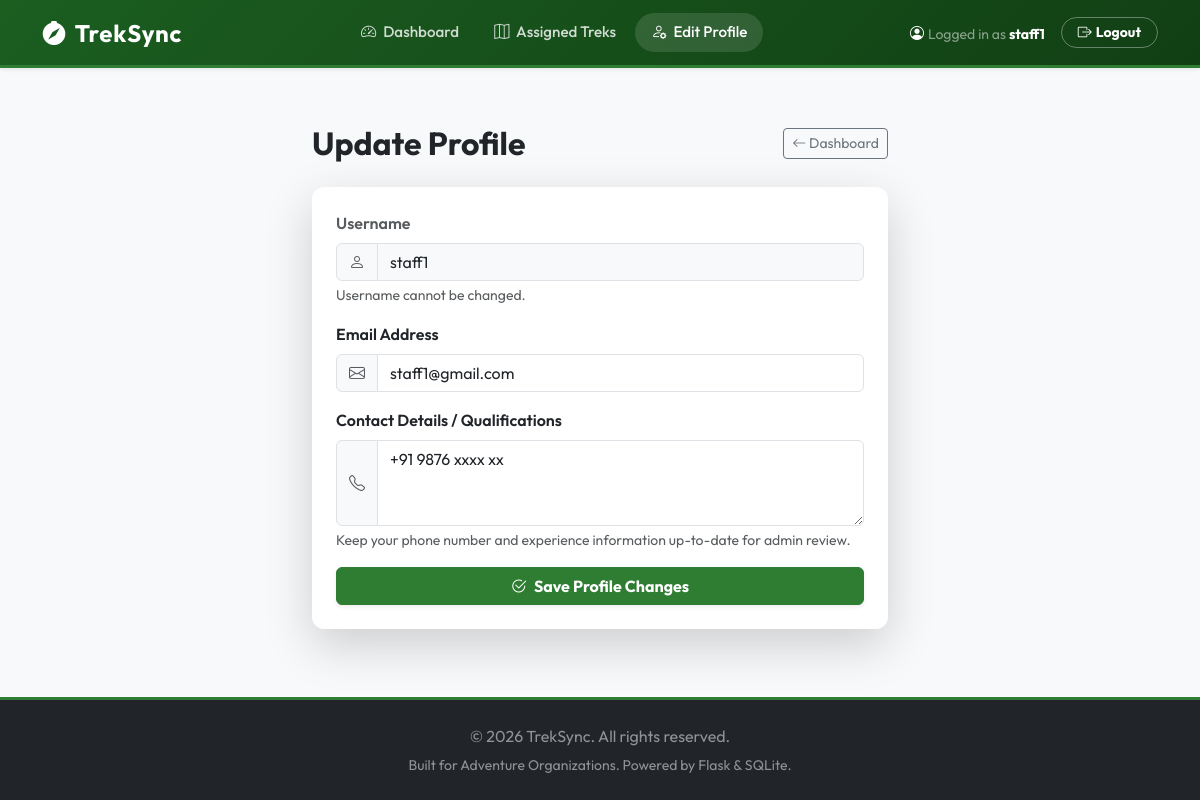
The page /profile (signed in) on the database its author committed.
### models.py (models this page shows, shortened)
class User(db.Model, UserMixin):
    __tablename__ = 'user'
    id = db.Column(db.Integer, primary_key=True)
    username = db.Column(db.String(80), unique=True, nullable=False)
    email = db.Column(db.String(120), unique=True, nullable=False)
    password_hash = db.Column(db.String(255), nullable=False)
    role = db.Column(db.String(20), nullable=False)  # 'admin', 'staff', 'trekker'
    is_active = db.Column(db.Boolean, default=True)  # Admin can deactivate
    is_blacklisted = db.Column(db.Boolean, default=False)  # Admin can blacklist
    profile = db.relationship('StaffProfile', back_populates='user', uselist=False, cascade="all, delete-orphan")
    bookings = db.relationship('Booking', back_populates='user', cascade="all, delete-orphan")
    assigned_treks = db.relationship('Trek', back_populates='staff', foreign_keys='Trek.staff_id')

class StaffProfile(db.Model):
    __tablename__ = 'staff_profile'
    id = db.Column(db.Integer, primary_key=True)
    user_id = db.Column(db.Integer, db.ForeignKey('user.id'), nullable=False, unique=True)
    contact_details = db.Column(db.String(200), nullable=True)
    status = db.Column(db.String(20), default='pending')  # 'pending', 'approved', 'blacklisted'
    user = db.relationship('User', back_populates='profile')

### app.py (the view, shortened to what this page needs)
@app.route('/profile', methods=['GET', 'POST'])
@login_required
def edit_profile():
    return render_template('profile.html')

### app.py (called while the page is built)
@login_manager.user_loader
def load_user(user_id):
    return User.query.get(int(user_id))

### templates/profile.html (shortened to what this page needs)
{% extends "base.html" %}
{% block content %}
<div class="container" style="max-width: 600px;">
    <div class="d-flex justify-content-between align-items-center mb-4">
        <h1 class="h2 fw-bold mb-0">Update Profile</h1>
        {% if current_user.role == 'admin' %}
            <a href="{{ url_for('admin_dashboard') }}" class="btn btn-outline-secondary btn-sm">
                <i class="bi bi-arrow-left"></i> Dashboard
            </a>
        {% elif current_user.role == 'staff' %}
            <a href="{{ url_for('staff_dashboard') }}" class="btn btn-outline-secondary btn-sm">
                <i class="bi bi-arrow-left"></i> Dashboard
            </a>
        {% else %}
            <a href="{{ url_for('trekker_dashboard') }}" class="btn btn-outline-secondary btn-sm">
                <i class="bi bi-arrow-left"></i> Dashboard
            </a>
        {% endif %}
    </div>
    <div class="card border-0 shadow-lg p-4 bg-white">
        <form action="{{ url_for('edit_profile') }}" method="POST">
            <div class="mb-3">
                <label for="username" class="form-label fw-semibold text-muted">Username</label>
                <div class="input-group">
                    <span class="input-group-text bg-light"><i class="bi bi-person text-muted"></i></span>
                    <input type="text" class="form-control bg-light" id="username" value="{{ current_user.username }}" readonly>
                </div>
                <div class="form-text">Username cannot be changed.</div>
            </div>
            <div class="mb-3">
                <label for="email" class="form-label fw-semibold">Email Address</label>
                <div class="input-group">
                    <span class="input-group-text bg-light"><i class="bi bi-envelope text-muted"></i></span>
                    <input type="email" class="form-control" id="email" name="email" value="{{ current_user.email }}" required>
                </div>
            </div>
            {% if current_user.role == 'staff' %}
                <div class="mb-3">
                    <label for="contact_details" class="form-label fw-semibold">Contact Details / Qualifications</label>
                    <div class="input-group">
                        <span class="input-group-text bg-light"><i class="bi bi-telephone text-muted"></i></span>
                        <textarea class="form-control" id="contact_details" name="contact_details" rows="3" required>{{ current_user.profile.contact_details if current_user.profile else '' }}</textarea>
                    </div>
                    <div class="form-text">Keep your phone number and experience information up-to-date for admin review.</div>
                </div>
            {% endif %}
            <button type="submit" class="btn btn-success w-100 py-2.5 fw-bold shadow-sm">
                <i class="bi bi-check2-circle me-1"></i> Save Profile Changes
            </button>
        </form>
    </div>
</div>
{% endblock %}

### templates/base.html (shortened to what this page needs)
<!DOCTYPE html>
<html lang="en">
<head>
    <link href="https://cdn.jsdelivr.net/npm/bootstrap@5.3.2/dist/css/bootstrap.min.css" rel="stylesheet">
    <link href="https://cdn.jsdelivr.net/npm/bootstrap-icons@1.11.1/font/bootstrap-icons.css" rel="stylesheet">
    <link rel="stylesheet" href="{{ url_for('static', filename='css/style.css') }}">
</head>
<body class="bg-light">
    <nav class="navbar navbar-expand-lg navbar-dark navbar-custom shadow-sm">
        <div class="container">
            <a class="navbar-brand d-flex align-items-center" href="{{ url_for('home') }}">
                <i class="bi bi-compass-fill me-2 fs-4 text-white"></i>
                <span class="fw-bold tracking-wide">TrekSync</span>
            </a>
            <div class="collapse navbar-collapse" id="navbarNav">
                <ul class="navbar-nav mx-auto align-items-center">
                    {% if current_user.is_authenticated %}
                        {% if current_user.role == 'admin' %}
                            <li class="nav-item">
                                <a class="nav-link {% if request.path == url_for('admin_dashboard') %}active{% endif %}" href="{{ url_for('admin_dashboard') }}">
                                    <i class="bi bi-speedometer2"></i> Dashboard
                                </a>
                            </li>
                            <li class="nav-item">
                                <a class="nav-link {% if request.path == url_for('admin_treks') %}active{% endif %}" href="{{ url_for('admin_treks') }}">
                                    <i class="bi bi-map"></i> Treks
                                </a>
                            </li>
                            <li class="nav-item">
                                <a class="nav-link {% if request.path == url_for('admin_staff') %}active{% endif %}" href="{{ url_for('admin_staff') }}">
                                    <i class="bi bi-person-check"></i> Staff
                                </a>
                            </li>
                            <li class="nav-item">
                                <a class="nav-link {% if request.path == url_for('admin_users') %}active{% endif %}" href="{{ url_for('admin_users') }}">
                                    <i class="bi bi-people"></i> Users
                                </a>
                            </li>
                            <li class="nav-item">
                                <a class="nav-link {% if request.path == url_for('admin_bookings') %}active{% endif %}" href="{{ url_for('admin_bookings') }}">
                                    <i class="bi bi-journal-bookmark"></i> Bookings
                                </a>
                            </li>
                        {% elif current_user.role == 'staff' %}
                            <li class="nav-item">
                                <a class="nav-link {% if request.path == url_for('staff_dashboard') %}active{% endif %}" href="{{ url_for('staff_dashboard') }}">
                                    <i class="bi bi-speedometer2"></i> Dashboard
                                </a>
                            </li>
                            <li class="nav-item">
                                <a class="nav-link {% if request.path == url_for('staff_assigned_treks') %}active{% endif %}" href="{{ url_for('staff_assigned_treks') }}">
                                    <i class="bi bi-map"></i> Assigned Treks
                                </a>
                            </li>
                            <li class="nav-item">
                                <a class="nav-link {% if request.path == url_for('edit_profile') %}active{% endif %}" href="{{ url_for('edit_profile') }}">
                                    <i class="bi bi-person-gear"></i> Edit Profile
                                </a>
                            </li>
                        {% endif %}
                    {% else %}
                        <li class="nav-item">
                            <a class="nav-link {% if request.path == url_for('home') %}active{% endif %}" href="{{ url_for('home') }}">Home</a>
                        </li>
                    {% endif %}
                </ul>
                <ul class="navbar-nav align-items-center">
                    {% if current_user.is_authenticated %}
                        <li class="nav-item me-3 d-none d-lg-block">
                            <span class="text-white-50 small">
                                <i class="bi bi-person-circle text-white me-1"></i>Logged in as <strong class="text-white">{{ current_user.username }}</strong>
                            </span>
                        </li>
                        <li class="nav-item">
                            <a class="btn btn-logout btn-sm px-3 rounded-pill fw-bold" href="{{ url_for('logout') }}">
                                <i class="bi bi-box-arrow-right me-1"></i>Logout
                            </a>
                        </li>
                    {% endif %}
                </ul>
            </div>
        </div>
    </nav>
    <main class="py-4">
        {% block content %}{% endblock %}
    </main>
    <footer class="footer bg-dark text-white-50 py-4 mt-auto">
        <div class="container text-center">
            <p class="mb-1">&copy; 2026 TrekSync. All rights reserved.</p>
            <small>Built for Adventure Organizations. Powered by Flask & SQLite.</small>
        </div>
    </footer>
</body>
</html>

### static/css/style.css (style rules this page uses)
:root { --primary-color: #2e7d32; --primary-dark: #1b5e20; --primary-light: #e8f5e9; --accent-color: #f57c00; --dark-bg: #121212; --card-shadow: 0 4px 20px rgba(0, 0, 0, 0.05); --card-shadow-hover: 0 8px 30px rgba(0, 0, 0, 0.12); }
body { font-family: 'Outfit', sans-serif; background-color: #f8f9fa; display: flex; flex-direction: column; min-height: 100vh; }
h1, h2, h3, h4, h5, h6 { font-weight: 700; color: #212529; }
.navbar-custom { background: linear-gradient(135deg, #1b5e20 0%, #113f14 100%) !important; box-shadow: 0 4px 15px rgba(0, 0, 0, 0.15); border-bottom: 3px solid #2e7d32; padding: 0.6rem 1.5rem; }
.navbar-custom .navbar-brand { font-size: 1.5rem; font-weight: 800; letter-spacing: 0.8px; color: #ffffff !important; }
.navbar-custom .nav-link { color: rgba(255, 255, 255, 0.8) !important; font-weight: 500; font-size: 0.95rem; padding: 0.5rem 1rem !important; border-radius: 20px; margin: 0 0.1rem; transition: all 0.2s ease-in-out; }
.navbar-custom .nav-link:hover, .navbar-custom .nav-link.active { color: #ffffff !important; background-color: rgba(255, 255, 255, 0.12); }
.navbar-custom .nav-link i { margin-right: 4px; }
.navbar-custom .btn-logout { border: 1px solid rgba(255, 255, 255, 0.35); color: #ffffff; background: transparent; transition: all 0.25s ease; }
.btn-success { background-color: var(--primary-color); border-color: var(--primary-color); transition: all 0.3s ease; }
.card { border: none; border-radius: 12px; box-shadow: var(--card-shadow); transition: transform 0.3s ease, box-shadow 0.3s ease; }
.footer { border-top: 3px solid var(--primary-color); }

### rows shown on the page
User: username "staff1", email "staff1@gmail.com"
StaffProfile: contact_details "+91 9876 xxxx xx"
